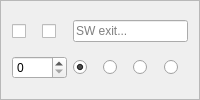
       <widget class="QFrame" name="frame_sw">
        <property name="sizePolicy">
         <sizepolicy hsizetype="Preferred" vsizetype="Preferred">
          <horstretch>0</horstretch>
          <verstretch>0</verstretch>
         </sizepolicy>
        </property>
        <property name="frameShape">
         <enum>QFrame::StyledPanel</enum>
        </property>
        <property name="frameShadow">
         <enum>QFrame::Raised</enum>
        </property>
        <layout class="QGridLayout" name="gridLayout_sw">
         <item row="0" column="0">
          <widget class="QCheckBox" name="noroute_sw">
           <property name="sizePolicy">
            <sizepolicy hsizetype="Minimum" vsizetype="Minimum">
             <horstretch>0</horstretch>
             <verstretch>0</verstretch>
            </sizepolicy>
           </property>
           <property name="cursor">
            <cursorShape>PointingHandCursor</cursorShape>
           </property>
           <property name="focusPolicy">
            <enum>Qt::NoFocus</enum>
           </property>
           <property name="toolTip">
            <string>Prevent a route being created via this exit, equivalent to an infinite exit weight</string>
           </property>
           <property name="text">
            <string/>
           </property>
           <property name="checkable">
            <bool>true</bool>
           </property>
          </widget>
         </item>
         <item row="0" column="1">
          <widget class="QCheckBox" name="stub_sw">
           <property name="sizePolicy">
            <sizepolicy hsizetype="Minimum" vsizetype="Minimum">
             <horstretch>0</horstretch>
             <verstretch>0</verstretch>
            </sizepolicy>
           </property>
           <property name="cursor">
            <cursorShape>PointingHandCursor</cursorShape>
           </property>
           <property name="toolTip">
            <string>Create an exit in this direction with unknown destination, mutually exclusive with an actual exit roomID</string>
           </property>
           <property name="text">
            <string/>
           </property>
          </widget>
         </item>
         <item row="0" column="2" colspan="4">
          <widget class="QLineEdit" name="sw">
           <property name="toolTip">
            <string>Set the number of the room southwest of this one, will be blue for a valid number or red for invalid</string>
           </property>
           <property name="placeholderText">
            <string>SW exit...</string>
           </property>
          </widget>
         </item>
         <item row="1" column="0" colspan="2">
          <widget class="QSpinBox" name="weight_sw">
           <property name="sizePolicy">
            <sizepolicy hsizetype="Minimum" vsizetype="Minimum">
             <horstretch>0</horstretch>
             <verstretch>0</verstretch>
            </sizepolicy>
           </property>
           <property name="cursor">
            <cursorShape>SizeVerCursor</cursorShape>
           </property>
           <property name="toolTip">
            <string>Set to a positive value to overide the default (Room) Weight for using this Exit route, zero value assigns the default.</string>
           </property>
           <property name="maximum">
            <number>9999</number>
           </property>
          </widget>
         </item>
         <item row="1" column="2">
          <widget class="QRadioButton" name="doortype_none_sw">
           <property name="cursor">
            <cursorShape>PointingHandCursor</cursorShape>
           </property>
           <property name="toolTip">
            <string>No door symbol is drawn on 2D Map for this exit</string>
           </property>
           <property name="text">
            <string/>
           </property>
           <property name="checked">
            <bool>true</bool>
           </property>
           <attribute name="buttonGroup">
            <string notr="true">doortype_sw</string>
           </attribute>
          </widget>
         </item>
         <item row="1" column="3">
          <widget class="QRadioButton" name="doortype_open_sw">
           <property name="cursor">
            <cursorShape>PointingHandCursor</cursorShape>
           </property>
           <property name="toolTip">
            <string>Green (Open) door symbol is drawn on 2D Map, can be set on either a stub or a real exit</string>
           </property>
           <property name="text">
            <string/>
           </property>
           <attribute name="buttonGroup">
            <string notr="true">doortype_sw</string>
           </attribute>
          </widget>
         </item>
         <item row="1" column="4">
          <widget class="QRadioButton" name="doortype_closed_sw">
           <property name="cursor">
            <cursorShape>PointingHandCursor</cursorShape>
           </property>
           <property name="toolTip">
            <string>Orange (Closed) door symbol is drawn on 2D Map, can be set on either a stub or a real exit</string>
           </property>
           <property name="text">
            <string/>
           </property>
           <attribute name="buttonGroup">
            <string notr="true">doortype_sw</string>
           </attribute>
          </widget>
         </item>
         <item row="1" column="5">
          <widget class="QRadioButton" name="doortype_locked_sw">
           <property name="cursor">
            <cursorShape>PointingHandCursor</cursorShape>
           </property>
           <property name="toolTip">
            <string>Red (Locked) door symbol is drawn on 2D Map, can be set on either a stub or a real exit</string>
           </property>
           <property name="text">
            <string/>
           </property>
           <attribute name="buttonGroup">
            <string notr="true">doortype_sw</string>
           </attribute>
          </widget>
         </item>
        </layout>
       </widget>
